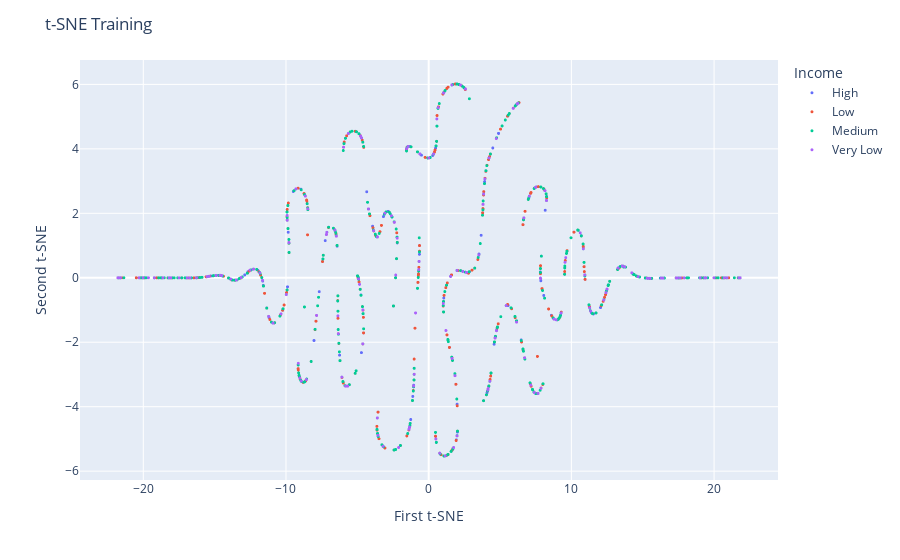
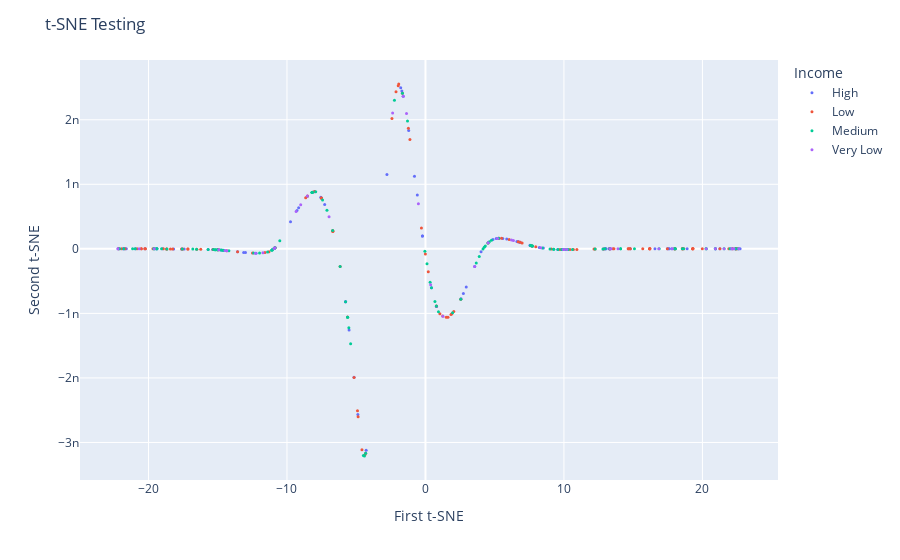

These figures' notebook cell, in order:
### Code cell
import plotly.express as px

dftemp = pd.DataFrame(
    {"x": temp_train[:, 0], "y": temp_train[:, 1], "Income": train_data["Income"]}
)
fig1 = px.scatter(dftemp, x="x", y="y", color="Income")
fig1.update_traces(marker={"size": 3})
fig1.update_layout(
    title="t-SNE Training",
    xaxis_title="First t-SNE",
    yaxis_title="Second t-SNE",
)
fig1.show()


dftemp = pd.DataFrame(
    {"x": temp_test[:, 0], "y": temp_test[:, 1], "Income": test_data["Income"]}
)
fig1 = px.scatter(dftemp, x="x", y="y", color="Income")
fig1.update_traces(marker={"size": 3})
fig1.update_layout(
    title="t-SNE Testing",
    xaxis_title="First t-SNE",
    yaxis_title="Second t-SNE",
)
fig1.show()

### Figure 1 — Plotly figure (JSON) as saved in the notebook; plotly's stock layout.template omitted (floating-point values rounded to 4 significant figures; data arrays with more than 128 entries replaced by an {"elided": "..."} marker saying what was removed)
{"data": [{"hovertemplate": "Income=High<br>x=%{x}<br>y=%{y}<extra></extra>", "legendgroup": "High", "marker": {"color": "#636efa", "size": 3, "symbol": "circle"}, "mode": "markers", "name": "High", "showlegend": true, "type": "scattergl", "x": {"elided": "337 float values"}, "xaxis": "x", "y": {"elided": "337 float values"}, "yaxis": "y"}, {"hovertemplate": "Income=Low<br>x=%{x}<br>y=%{y}<extra></extra>", "legendgroup": "Low", "marker": {"color": "#EF553B", "size": 3, "symbol": "circle"}, "mode": "markers", "name": "Low", "showlegend": true, "type": "scattergl", "x": {"elided": "494 float values"}, "xaxis": "x", "y": {"elided": "494 float values"}, "yaxis": "y"}, {"hovertemplate": "Income=Medium<br>x=%{x}<br>y=%{y}<extra></extra>", "legendgroup": "Medium", "marker": {"color": "#00cc96", "size": 3, "symbol": "circle"}, "mode": "markers", "name": "Medium", "showlegend": true, "type": "scattergl", "x": {"elided": "456 float values"}, "xaxis": "x", "y": {"elided": "456 float values"}, "yaxis": "y"}, {"hovertemplate": "Income=Very Low<br>x=%{x}<br>y=%{y}<extra></extra>", "legendgroup": "Very Low", "marker": {"color": "#ab63fa", "size": 3, "symbol": "circle"}, "mode": "markers", "name": "Very Low", "showlegend": true, "type": "scattergl", "x": {"elided": "164 float values"}, "xaxis": "x", "y": {"elided": "164 float values"}, "yaxis": "y"}], "layout": {"legend": {"title": {"text": "Income"}, "tracegroupgap": 0}, "margin": {"t": 60}, "title": {"text": "t-SNE Training"}, "xaxis": {"anchor": "y", "domain": [0, 1], "title": {"text": "First t-SNE"}}, "yaxis": {"anchor": "x", "domain": [0, 1], "title": {"text": "Second t-SNE"}}}}

### Figure 2 — Plotly figure (JSON) as saved in the notebook; plotly's stock layout.template omitted (floating-point values rounded to 4 significant figures)
{"data": [{"hovertemplate": "Income=High<br>x=%{x}<br>y=%{y}<extra></extra>", "legendgroup": "High", "marker": {"color": "#636efa", "size": 3, "symbol": "circle"}, "mode": "markers", "name": "High", "orientation": "v", "showlegend": true, "type": "scatter", "x": [6.696, 16.57, 22.18, 4.528, -21.6, 0.7919, -1.704, -7.277, 3.555, 2.737, 9.902, -17.42, 6.84, -21.84, 17.78, -0.7935, 17.6, 22.62, 7.578, -5.515, -1.786, 0.7997, 12.85, -9.278, 2.569, -13.13, 13.33, 17.47, -5.769, -14.63, 9.549, 21.26, 6.757, -7.557, -5.769, 17.56, -5.159, -18.99, 22.07, -15.69, 7.691, 0.434, -4.88, -13.57, -4.283, 8.513, -7.52, -1.605, -15.37, -11.06, 20.94, -22.15, -12.23, 4.874, -9.157, -14.93, -8.535, -1.21, 6.606, -19.4, -22.19, -10.89, 22.72, -0.5884, -13.0, -19.4, 18.9, -17.6, -21.77, 12.96, 13.3, 13.0, -2.782, 13.04, 14.79, 8.223, -20.96, 2.943, -21.69, 5.583, 13.26, 5.111, 20.94, -8.023, 22.39, 5.87, 7.547, 4.015, -14.77, -20.25, -18.18, -0.2207, -9.744, -0.2207], "xaxis": "x", "y": [1.091e-10, 8.474e-13, 1.018e-13, 9.47e-11, -1.509e-13, -8.879e-10, 2.447e-09, 6.882e-10, -2.733e-10, -6.931e-10, -1.184e-11, -2.307e-12, 1.011e-10, -1.619e-13, 6.123e-13, 1.123e-09, 6.446e-13, 9.104e-14, 5.21e-11, -1.256e-09, 2.497e-09, -8.925e-10, -8.755e-13, 5.947e-10, -7.739e-10, -5.488e-11, 8.118e-14, 6.745e-13, -8.184e-10, -2.071e-11, -9.138e-12, 1.478e-13, 1.065e-10, 8.01e-10, -8.184e-10, 6.544e-13, -1.988e-09, -5.28e-13, 1.057e-13, -9.026e-12, 4.568e-11, -6.023e-10, -2.568e-09, -4.602e-11, -3.122e-09, 1.222e-11, 7.877e-10, 2.365e-09, -1.121e-11, -1.557e-11, 1.704e-13, -1.889e-13, -6.756e-11, 1.466e-10, 6.354e-10, -1.562e-11, 8.153e-10, 1.835e-09, 1.14e-10, -2.743e-13, -1.928e-13, 1.46e-11, 8.946e-14, 8.334e-10, -5.768e-11, -2.743e-13, 4.006e-13, -1.943e-12, -1.577e-13, -5.786e-13, 5.446e-14, -5.65e-13, 1.153e-09, -4.475e-13, 9.537e-13, 2.194e-11, -1.371e-13, -5.899e-10, -1.534e-13, 1.618e-10, 2.277e-14, 1.603e-10, 1.705e-13, 8.829e-10, 9.624e-14, 1.518e-10, 5.398e-11, -4.426e-11, -1.848e-11, -1.65e-13, -1.16e-12, 1.979e-10, 4.201e-10, 1.979e-10], "yaxis": "y"}, {"hovertemplate": "Income=Low<br>x=%{x}<br>y=%{y}<extra></extra>", "legendgroup": "Low", "marker": {"color": "#EF553B", "size": 3, "symbol": "circle"}, "mode": "markers", "name": "Low", "orientation": "v", "showlegend": true, "type": "scatter", "x": [-20.27, -11.3, 18.01, 18.0, 22.47, 18.56, 5.305, -4.323, 19.99, -18.93, -2.419, 21.91, -5.626, -19.68, 14.64, -1.928, -6.689, -14.93, 18.56, 14.76, 7.636, 12.25, 6.979, 14.79, -17.17, -18.42, 1.501, -4.587, -17.6, 14.64, 18.55, -0.2922, 10.43, 1.844, -4.371, -1.123, 5.496, 15.69, -8.173, 19.3, -21.7, 18.66, 0.2032, -14.34, -17.53, -8.65, -4.908, 16.18, -6.161, 9.717, 16.21, -2.128, 10.93, 22.4, -6.702, -5.157, -20.53, 9.098, 1.624, -20.52, -6.685, 5.305, -21.96, 17.98, 2.55, 13.3, 19.29, 17.47, 22.41, 18.03, 6.047, -1.233, 7.966, 7.713, -20.83, -7.52, -16.51, -18.26, 6.84, 1.249, -18.7, -20.22, 10.68, 19.31, 19.32, -10.87, -17.15, 13.54, -8.012, -4.863, 1.042, -7.52, 12.17, -16.23, 0.7873, -18.68, -0.006551, 22.18, 22.49, -22.16, -1.967, -8.52, -12.49, 21.26, 16.18, -1.661, -15.34, 4.514, 13.61, 16.21, -11.59, -13.57, 2.046, 1.906, 13.32, 12.86, 6.696, 13.32, -15.02, -10.87], "xaxis": "x", "y": [-1.64e-13, -4.39e-11, 5.661e-13, 5.677e-13, 9.412e-14, 4.51e-13, 1.638e-10, -3.168e-09, 2.573e-13, -5.609e-13, 2.019e-09, 1.125e-13, -1.056e-09, -2.315e-13, 9.26e-13, 2.554e-09, 2.723e-10, -1.562e-11, 4.519e-13, 9.478e-13, 4.874e-11, -2.995e-12, 9.171e-11, 9.537e-13, -2.933e-12, -9.356e-13, -1.06e-09, -3.114e-09, -1.937e-12, 9.26e-13, 4.604e-13, 3.239e-10, -1.173e-11, -1.018e-09, -3.191e-09, 1.696e-09, 1.631e-10, 9.567e-13, 8.76e-10, 3.446e-13, -1.538e-13, 4.364e-13, -3.532e-10, -2.778e-11, -2.085e-12, 7.897e-10, -2.508e-09, 9.058e-13, -2.735e-10, -1.052e-11, 8.949e-13, 2.434e-09, -9.37e-12, 9.603e-14, 2.841e-10, -1.992e-09, -1.544e-13, -2.487e-12, -1.06e-09, -1.548e-13, 2.691e-10, 1.638e-10, -1.706e-13, 5.728e-13, -7.829e-10, 5.446e-14, 3.463e-13, 6.738e-13, 9.598e-14, 5.617e-13, 1.428e-10, 1.868e-09, 3.263e-11, 4.447e-11, -1.37e-13, 7.877e-10, -5.054e-12, -1.085e-12, 1.011e-10, -1.041e-09, -7.089e-13, -1.668e-13, -1.058e-11, 3.44e-13, 3.427e-13, 1.63e-11, -2.989e-12, 2.776e-13, 8.9e-10, -2.601e-09, -1.004e-09, 7.877e-10, -3.344e-12, -6.283e-12, -8.852e-10, -7.252e-13, -8.063e-11, 1.018e-13, 9.375e-14, -1.898e-13, 2.528e-09, 8.187e-10, -6.5e-11, 1.475e-13, 9.058e-13, 2.41e-09, -1.142e-11, 9.099e-11, 3.339e-13, 8.949e-13, -5.759e-11, -4.602e-11, -9.719e-10, -1.005e-09, 7.409e-14, -8.415e-13, 1.091e-10, 7.409e-14, -1.446e-11, 1.63e-11], "yaxis": "y"}, {"hovertemplate": "Income=Medium<br>x=%{x}<br>y=%{y}<extra></extra>", "legendgroup": "Medium", "marker": {"color": "#00cc96", "size": 3, "symbol": "circle"}, "mode": "markers", "name": "Medium", "orientation": "v", "showlegend": true, "type": "scatter", "x": [7.585, -1.295, -5.532, -19.61, -10.52, 0.434, 20.26, -19.39, -19.4, -10.87, -4.483, 9.272, -5.769, 3.669, 0.6856, -11.06, 18.05, -14.56, -15.69, -5.404, -6.702, 22.4, -15.18, 21.99, 16.88, -5.623, 4.768, -8.191, 10.3, 18.01, -17.56, 18.55, -15.18, -8.187, 14.09, 7.612, -18.67, -21.79, 21.57, 3.885, 2.55, 14.09, -0.04062, -22.09, -21.15, 12.96, 18.64, -16.53, 4.514, 7.726, 10.61, -14.19, -1.661, 9.57, 12.81, 1.96, 10.17, 10.01, -7.927, -14.76, 0.9407, 9.839, 13.3, 10.21, -5.623, -14.65, -4.409, 22.57, -11.11, 4.153, -7.43, -15.31, 0.111, 8.994, -12.41, -10.87, 20.93, -10.93, 4.323, 4.242, -4.323, 4.611, 22.39, -15.02, 9.25, -11.4, 12.25, -8.187, 20.28, 17.98, 5.286, -6.161, 8.444, -11.98, -19.61, -15.02, 0.7873, -10.93, 15.09, -19.06, -2.24, -16.8, -19.53, -11.08, -8.173, -7.113, 0.3386, -20.95, 7.713], "xaxis": "x", "y": [5.17e-11, 1.981e-09, -1.224e-09, -2.411e-13, 1.239e-10, -6.023e-10, 2.321e-13, -2.752e-13, -2.743e-13, 1.63e-11, -3.201e-09, -5.518e-12, -8.184e-10, -2.18e-10, -8.154e-10, -1.557e-11, 5.581e-13, -2.219e-11, -9.026e-12, -1.471e-09, 2.841e-10, 9.603e-14, -1.253e-11, 1.09e-13, 7.817e-13, -1.062e-09, 1.348e-10, 8.739e-10, -1.167e-11, 5.661e-13, -2.038e-12, 4.604e-13, -1.253e-11, 8.741e-10, 6.425e-13, 5.015e-11, -7.287e-13, -1.591e-13, 1.307e-13, -1.185e-10, -7.829e-10, 6.409e-13, -3.771e-11, -1.828e-13, -1.398e-13, -5.786e-13, 4.383e-13, -4.976e-12, 9.099e-11, 4.376e-11, -1.112e-11, -3.145e-11, 2.41e-09, -9.279e-12, -9.955e-13, -9.919e-10, -1.201e-11, -1.184e-11, 8.838e-10, -1.82e-11, -9.739e-10, -1.158e-11, 5.446e-14, -1.2e-11, -1.062e-09, -2.044e-11, -3.21e-09, 9.212e-14, -2.315e-11, -1.06e-12, 7.567e-10, -1.128e-11, -2.293e-10, -7.717e-13, -6.551e-11, 1.63e-11, 1.712e-13, 4.362e-12, 4.555e-11, 2.401e-11, -3.168e-09, 1.101e-10, 9.624e-14, -1.446e-11, -5.102e-12, -5.087e-11, -2.97e-12, 8.741e-10, 2.302e-13, 5.728e-13, 1.639e-10, -2.735e-10, 1.446e-11, -6.598e-11, -2.411e-13, -1.446e-11, -8.852e-10, 4.363e-12, 9.708e-13, -4.938e-13, 2.304e-09, -4.018e-12, -2.479e-13, -1.914e-11, 8.76e-10, 5.985e-10, -5.158e-10, -1.37e-13, 4.447e-11], "yaxis": "y"}, {"hovertemplate": "Income=Very Low<br>x=%{x}<br>y=%{y}<extra></extra>", "legendgroup": "Very Low", "marker": {"color": "#ab63fa", "size": 3, "symbol": "circle"}, "mode": "markers", "name": "Very Low", "orientation": "v", "showlegend": true, "type": "scatter", "x": [22.11, -14.47, -20.68, 6.353, -19.58, -11.74, -6.962, 1.258, -10.93, -8.527, -1.368, 17.83, 10.21, 13.9, 10.03, 6.215, -9.34, 8.323, 5.204, 16.85, -22.21, -12.28, -10.87, 13.4, -14.35, -9.009, 21.56, 20.28, -0.5102, -1.605, 22.28, -2.37, 3.555, 20.94, 13.33, 22.62, 4.531, 0.3746, 9.956, -14.93], "xaxis": "x", "y": [1.04e-13, -2.52e-11, -1.446e-13, 1.29e-10, -2.454e-13, -6.108e-11, 4.987e-10, -1.043e-09, 4.363e-12, 8.172e-10, 2.098e-09, 6.033e-13, -1.2e-11, 5.229e-13, -1.185e-11, 1.36e-10, 5.794e-10, 1.836e-11, 1.603e-10, 7.88e-13, -1.947e-13, -6.831e-11, 1.63e-11, 1.497e-13, -2.775e-11, 6.84e-10, 1.295e-13, 2.302e-13, 6.967e-10, 2.365e-09, 9.912e-14, 2.105e-09, -2.733e-10, 1.704e-13, 7.56e-14, 9.104e-14, 9.533e-11, -5.576e-10, -1.172e-11, -1.562e-11], "yaxis": "y"}], "layout": {"legend": {"title": {"text": "Income"}, "tracegroupgap": 0}, "margin": {"t": 60}, "title": {"text": "t-SNE Testing"}, "xaxis": {"anchor": "y", "domain": [0, 1], "title": {"text": "First t-SNE"}}, "yaxis": {"anchor": "x", "domain": [0, 1], "title": {"text": "Second t-SNE"}}}}
